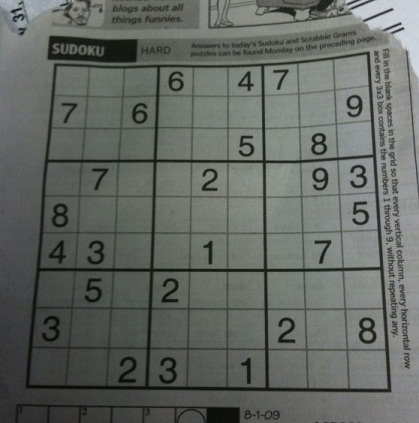
#> input picture images/sudoku.jpg, 419 x 423 px
$ jupyter execute practice_2_CVision.ipynb   (older library calls are emulated)
#> lines starting #> are read from the running program, lines starting #| are printed output that depends on the picture
[cell 1]
import numpy as np;
import matplotlib.pyplot as plt;
import cv2;

from skimage import io, color;
from skimage.metrics import structural_similarity as ssim;
from skimage.filters import median, gaussian;
from skimage.restoration import denoise_bilateral;

[cell 2]
image0 = io.imread('../../images/sudoku.jpg');
#> image0 is the input picture: shape (423, 419, 3); mean R, G, B 99.4, 103.6, 98.9

[cell 3]
# The following class is the custom convertor which contains the necessary functions.
#
# self.image     : The image passed as a parameter to the constructor.
# hsv_that_rgb   : Convert self.image from RGB to HSV, hopefully.
# change_c_and_b : Change the Contrast and Brightness based on the argument values.

[cell 4]
class VDImageConverter:

    def __init__(self, image):
        self.img = image;
        self.shp = image.shape;
#> self.shp = (423, 419, 3)

    def hsv_that_rgb(self):
        norm_img = self.img / 255;
        max_px = norm_img.max(axis=2);
        min_px = norm_img.min(axis=2);
        delta_px = max_px - min_px;
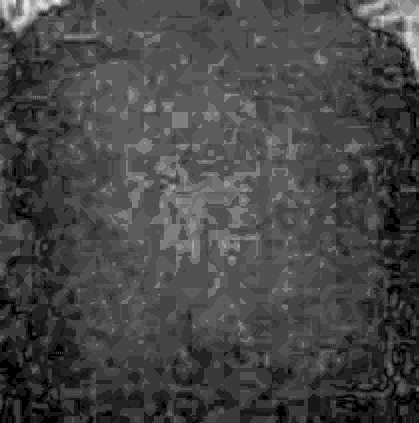
#> delta_px: shape (423, 419) float64; min 0, max 0.0863, mean 0.0237; drawn with min black and max white

        result = np.zeros(self.shp)

        for i in range(self.shp[0]):
            for j in range(self.shp[1]):
                if (delta_px[i][j] == 0):
                    continue;

                result[i][j][0] = 60;
                result[i][j][1] = (delta_px[i][j] / max_px[i][j]) if max_px[i][j] != 0 else 0;
                result[i][j][2] = max_px[i][j];

                if (max_px[i][j] == norm_img[i][j][0]):
                    result[i][j][0] *= ((result[i][j][1] - result[i][j][2]) / delta_px[i][j]) % 6;
                elif (max_px[i][j] == norm_img[i][j][1]):
                    result[i][j][0] *= ((result[i][j][2] - result[i][j][0]) / delta_px[i][j]) + 2;
                else:
                    result[i][j][0] *= ((result[i][j][0] - result[i][j][1]) / delta_px[i][j]) + 4;
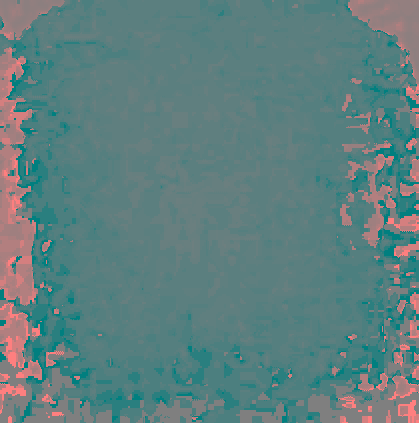
#> result: shape (423, 419, 3) float64; mean of channels 0, 1, 2 -116404.9, 0.1, 0.4; drawn with min black and max white

        return np.clip(result, 0, 1);
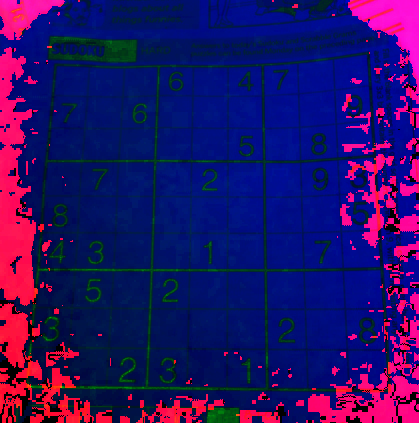
#> returned value: shape (423, 419, 3) float64; mean of channels 0, 1, 2 0.144, 0.0675, 0.401; drawn as R, G, B

    def change_c_and_b(self, c, b):
        #return np.clip(self.image * c + b, 0, 255);
        result = np.zeros(self.shp)

        for i in range(self.shp[0]):
            for j in range(self.shp[1]):
                for k in range(self.shp[2]):
                    result[i][j][k] = c*self.img[i][j][k] + b;

        return np.clip(result / 255, 0, 1);

[cell 5]
my_converter = VDImageConverter(image0);

image1 = my_converter.hsv_that_rgb();
image2 = color.rgb2hsv(image0);
#> image2: shape (423, 419, 3) float64; mean of channels 0, 1, 2 0.326, 0.0675, 0.408

print("The original:");
io.imshow(image0);
io.show();

print("The hsv conversion by custom function:");
io.imshow(image1);
io.show();

print("The hsv conversion by skimage function:");
io.imshow(image2);
io.show();
